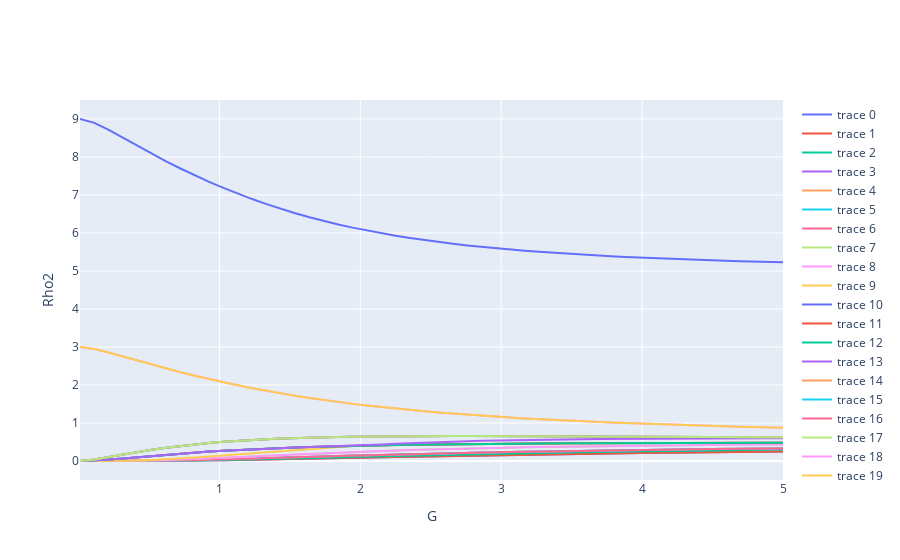

Notebook source saved alongside this figure:
### Code cell
# Ploteamos
rho_range = dict(sorted(rho_range.items()))
x_axis = list(rho_range.keys())
values = list(rho_range.items())
size = len(values[0][1])

fig = go.Figure()
for k in range(0,size):
    fig.add_trace(go.Scatter(
        x=x_axis,
        y=[values[j][1][k] for j in range(0,num)]
    ))
fig.update_layout(xaxis_title='G',
                   yaxis_title='Rho2')
fig.show()
